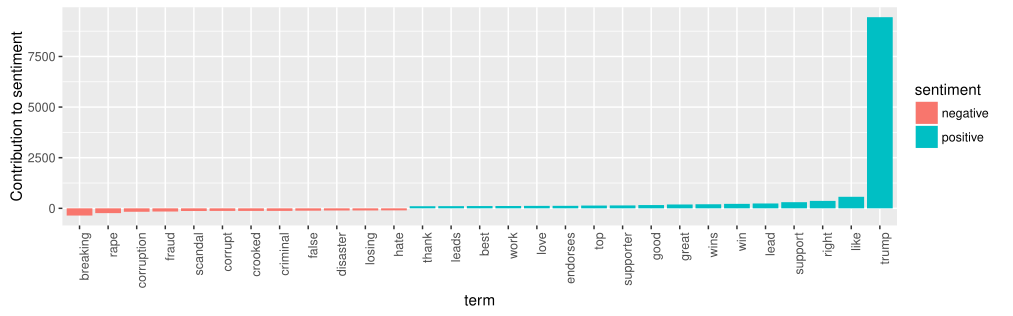

R code for this plot:
library(stringr)
library(tm)
library(ggplot2)
library(dplyr)
library(tidyr)
library(tidytext)

setwd("~/project-2")

fn = str_c("jlt245_project_2_text_mining_tidydtm.RData") 
load(file = fn)

ap_td <- tidy(dtm)

bing <- sentiments %>%
  filter(lexicon == "bing") %>%
  select(word, sentiment)

ap_sentiments <- ap_td %>%
  inner_join(bing, by = c(term = "word"))

ap_sentiments

ap_sentiments %>%
  count(document, sentiment, wt = count) %>%
  ungroup() %>%
  spread(sentiment, n, fill = 0) %>%
  mutate(sentiment = positive - negative) %>%
  arrange(sentiment)

ap_sentiments %>%
  count(sentiment, term, wt = count) %>%
  ungroup() %>%
  filter(n >= 100) %>%
  mutate(n = ifelse(sentiment == "negative", -n, n)) %>%
  mutate(term = reorder(term, n)) %>%
  ggplot(aes(term, n, fill = sentiment)) +
  geom_bar(stat = "identity") +
  theme(axis.text.x = element_text(angle = 90, hjust = 1)) +
  ylab("Contribution to sentiment")

ggsave(file = str_c("jlt245_project_2_text_mining_tidy_plot.pdf"))
